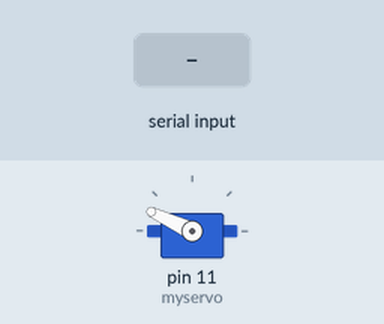
Simulated run of this sketch. Board: Arduino Uno, built with avr-gcc and run on an emulated ATmega328P. Shown: servo. Inputs (shaded band) come from the test bench. What the sketch prints to the serial monitor is not drawn.

Above: at 1.2 s.
1.3 s: "90,45\n" received over Serial
At 2.2 s:
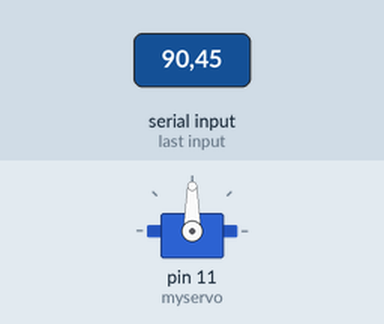
2.8 s: "5\n" received over Serial
At 3.1 s:
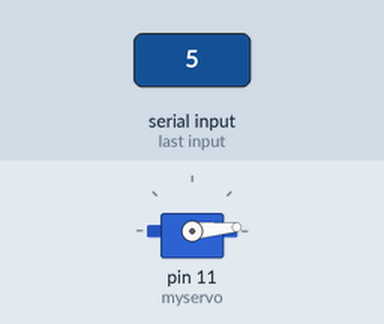
4.3 s: "30,150\n" received over Serial
At 5.5 s:
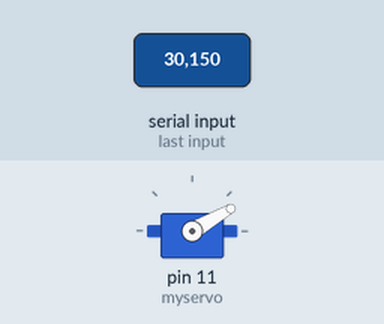
5.8 s: "200\n" received over Serial
At 6.7 s:
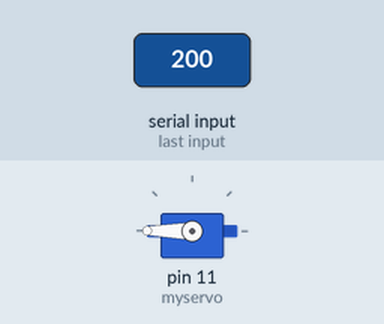
7.3 s: "90\n" received over Serial
At 7.8 s:
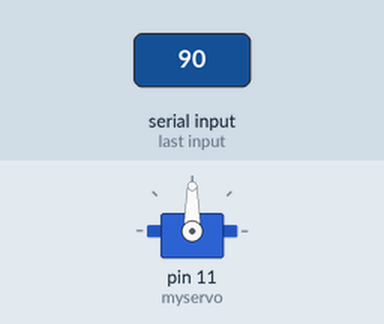
Timing chart, 0 to 9.8 s (numbered marks = the images above; inputs shaded):
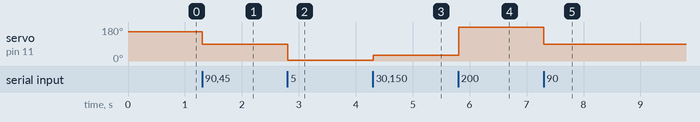

The sketch:

servo_test.ino
```cpp
#include <Servo.h>

Servo myservo;  // create servo object to control a servo
// twelve servo objects can be created on most boards

//int pos = 0;    // variable to store the servo position
#define MAX_BUF (64) // What is the longest message Arduino can store?
char buffer[MAX_BUF]; // where we store the serial input message until we get a ';'
int sofar = 0; // how much is in the serial buffer
String serealINmessage = " " ; // current message being processed


void setup() {
  myservo.attach(11);  // attaches the servo on pin 9 to the servo object
  myservo.write(155);
    // initialize serial:
  Serial.begin(9600);
  // reserve 200 bytes for the inputString:
  Serial.println("set servo value 0 to 180");

}

void loop() {
  listenToSerial();
}

void LaserPower (int mypower){
  myservo.write(mypower);
  Serial.print("servo at : ");
  Serial.println(mypower);
}

void listenToSerial() {
  if( Serial.available() ) { // if something is available over USB
    char MyChar = Serial.read(); // get it
    //Serial.print(MyChar); // optional: repeat back what I got for debugging
    if(sofar < MAX_BUF) {
      buffer[sofar++]=MyChar;
    }
    // if we got a return character (\n) the message is done.
    if(MyChar=='\n') {
      //Serial.print(F("\r\n")); // optional: send back a return for debugging
      // strings must end with a \0.
      buffer[sofar]=0;
      char *ptr=buffer;
      int MyCueerntChar = 0;
      serealINmessage = "";
      while(MyCueerntChar <=sofar) {
        serealINmessage = (serealINmessage + ptr[MyCueerntChar]);
        MyCueerntChar++;
      }

     Serial.print("serealINmessage=");
     Serial.println(serealINmessage);
     LaserPower(serealINmessage.toInt());
     readyforSerial();
     }
     // processCommand(); // do something with the command from USB
      //readyforSerial();
 }
}

// ready for input from Pi
void readyforSerial() {
  sofar=0; // clear input buffer
  Serial.print(F("> ")); // signal ready to receive input
  // Serial1.print(F("> ")); // signal ready to receive input
}
```

Measured:
- after the input at 1.3 s, servo on pin 11 (myservo): 155° → 90° at once
- after the input at 2.8 s, servo on pin 11 (myservo): 90° → 5° at once
- after the input at 4.3 s, servo on pin 11 (myservo): 5° → 30° at once
- after the input at 5.8 s, servo on pin 11 (myservo): 30° → 180° at once
- after the input at 7.3 s, servo on pin 11 (myservo): 180° → 90° at once
